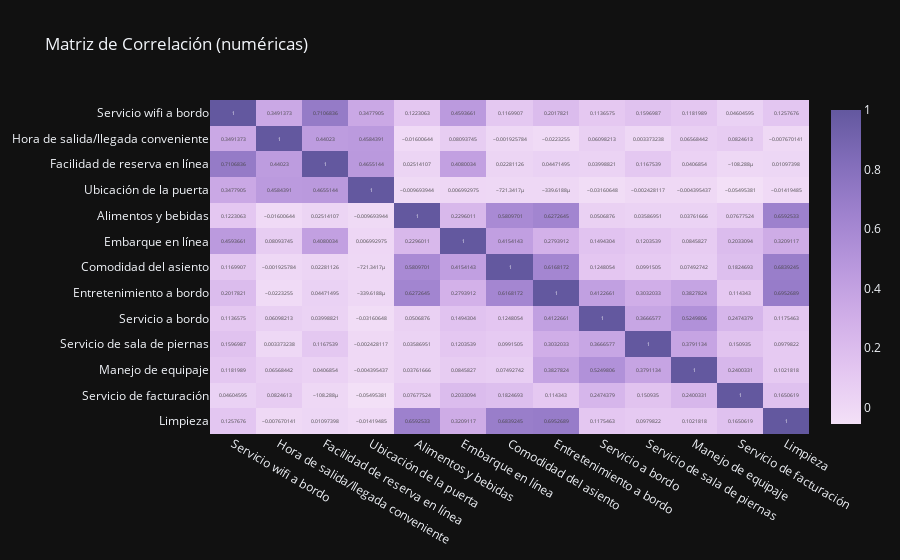

Notebook code cell kept with this figure:
### Markdown cell above
Otro punto importante que debemos revisar es verificar que existen correlaciones entre las variables que tenemos.

### Code cell
# Heatmap de correlación
corr = df_1.corr()

fig_corr = px.imshow(corr, text_auto=True, aspect="auto",
                     title="Matriz de Correlación (numéricas)",
                     color_continuous_scale="Purp")
fig_corr.show()

### Figure 1 — Plotly figure (JSON) as saved in the notebook; plotly's stock layout.template omitted (floating-point values rounded to 4 significant figures; data arrays with more than 128 entries replaced by an {"elided": "..."} marker saying what was removed)
{"data": [{"coloraxis": "coloraxis", "hovertemplate": "x: %{x}<br>y: %{y}<br>color: %{z}<extra></extra>", "name": "0", "texttemplate": "%{z}", "type": "heatmap", "x": ["Servicio wifi a bordo", "Hora de salida/llegada conveniente", "Facilidad de reserva en línea", "Ubicación de la puerta", "Alimentos y bebidas", "Embarque en línea", "Comodidad del asiento", "Entretenimiento a bordo", "Servicio a bordo", "Servicio de sala de piernas", "Manejo de equipaje", "Servicio de facturación", "Limpieza"], "xaxis": "x", "y": ["Servicio wifi a bordo", "Hora de salida/llegada conveniente", "Facilidad de reserva en línea", "Ubicación de la puerta", "Alimentos y bebidas", "Embarque en línea", "Comodidad del asiento", "Entretenimiento a bordo", "Servicio a bordo", "Servicio de sala de piernas", "Manejo de equipaje", "Servicio de facturación", "Limpieza"], "yaxis": "y", "z": {"elided": "13x13 float values"}}], "layout": {"coloraxis": {"colorscale": [[0, "rgb(243, 224, 247)"], [0.1667, "rgb(228, 199, 241)"], [0.3333, "rgb(209, 175, 232)"], [0.5, "rgb(185, 152, 221)"], [0.6667, "rgb(159, 130, 206)"], [0.8333, "rgb(130, 109, 186)"], [1, "rgb(99, 88, 159)"]]}, "title": {"text": "Matriz de Correlación (numéricas)"}, "xaxis": {"anchor": "y", "domain": [0, 1]}, "yaxis": {"anchor": "x", "autorange": "reversed", "domain": [0, 1]}}}
